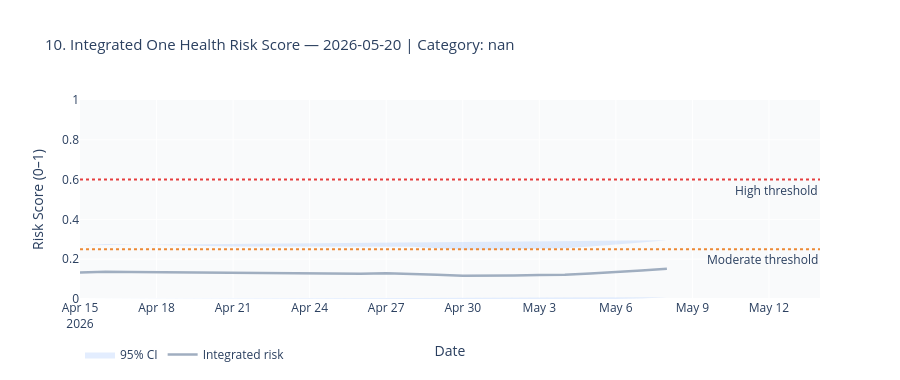

Here is the notebook cell this chart was saved with:
### Code cell
"""Cell 8 — Panel 10: Integrated risk score with 95% CI (Plotly)."""
if not have_risk:
    print("DEBUG: risk data unavailable — skipping panel 10")
else:
    risk_dates = risk_s.index
    risk_color = RISK_COLORS.get(risk_label, "#a0aec0")

    fig3 = go.Figure()
    # Uncertainty band
    fig3.add_trace(go.Scatter(
        x=list(risk_dates) + list(risk_dates[::-1]),
        y=list(ci_high.values) + list(ci_low.values[::-1]),
        fill="toself",
        fillcolor="rgba(66,133,244,0.15)",
        line=dict(color="rgba(255,255,255,0)"),
        name="95% CI",
        hoverinfo="skip",
    ))
    # Central estimate
    fig3.add_trace(go.Scatter(
        x=risk_dates, y=risk_s.values,
        name="Integrated risk",
        line=dict(color=risk_color, width=2.5),
        hovertemplate="%{x|%b %d}: %{y:.3f}",
    ))
    fig3.add_hline(y=0.25, line_dash="dot", line_color="#ed8936",
                   annotation_text="Moderate threshold", annotation_position="bottom right")
    fig3.add_hline(y=0.60, line_dash="dot", line_color="#e53e3e",
                   annotation_text="High threshold", annotation_position="bottom right")

    fig3.update_layout(
        title_text=f"10. Integrated One Health Risk Score — {TODAY} | Category: {risk_label}",
        title_font_size=15,
        xaxis_title="Date",
        yaxis_title="Risk Score (0–1)",
        yaxis_range=[0, 1],
        height=380,
        legend=dict(orientation="h", y=-0.2),
        paper_bgcolor="white",
        plot_bgcolor="#f9fafb",
        font=dict(size=12),
    )
    fig3.show()
    current_val = float(risk_s.iloc[-1])
    ci_l_val = float(ci_low.iloc[-1])
    ci_h_val = float(ci_high.iloc[-1])
    print(f"\nPanel 10 alt text: Integrated risk score over 30 days. "
          f"Score={current_val:.3f} (95% CI {ci_l_val:.3f}–{ci_h_val:.3f}). "
          f"Category={risk_label}.")

### Figure 1 — Plotly figure (JSON) as saved in the notebook; plotly's stock layout.template omitted (floating-point values rounded to 4 significant figures)
{"data": [{"fill": "toself", "fillcolor": "rgba(66,133,244,0.15)", "hoverinfo": "skip", "line": {"color": "rgba(255,255,255,0)"}, "name": "95% CI", "type": "scatter", "x": ["2026-04-15T00:00:00", "2026-04-16T00:00:00", "2026-04-17T00:00:00", "2026-04-18T00:00:00", "2026-04-19T00:00:00", "2026-04-20T00:00:00", "2026-04-21T00:00:00", "2026-04-22T00:00:00", "2026-04-23T00:00:00", "2026-04-24T00:00:00", "2026-04-25T00:00:00", "2026-04-26T00:00:00", "2026-04-27T00:00:00", "2026-04-28T00:00:00", "2026-04-29T00:00:00", "2026-04-30T00:00:00", "2026-05-01T00:00:00", "2026-05-02T00:00:00", "2026-05-03T00:00:00", "2026-05-04T00:00:00", "2026-05-05T00:00:00", "2026-05-06T00:00:00", "2026-05-07T00:00:00", "2026-05-08T00:00:00", "2026-05-09T00:00:00", "2026-05-10T00:00:00", "2026-05-11T00:00:00", "2026-05-12T00:00:00", "2026-05-13T00:00:00", "2026-05-14T00:00:00", "2026-05-14T00:00:00", "2026-05-13T00:00:00", "2026-05-12T00:00:00", "2026-05-11T00:00:00", "2026-05-10T00:00:00", "2026-05-09T00:00:00", "2026-05-08T00:00:00", "2026-05-07T00:00:00", "2026-05-06T00:00:00", "2026-05-05T00:00:00", "2026-05-04T00:00:00", "2026-05-03T00:00:00", "2026-05-02T00:00:00", "2026-05-01T00:00:00", "2026-04-30T00:00:00", "2026-04-29T00:00:00", "2026-04-28T00:00:00", "2026-04-27T00:00:00", "2026-04-26T00:00:00", "2026-04-25T00:00:00", "2026-04-24T00:00:00", "2026-04-23T00:00:00", "2026-04-22T00:00:00", "2026-04-21T00:00:00", "2026-04-20T00:00:00", "2026-04-19T00:00:00", "2026-04-18T00:00:00", "2026-04-17T00:00:00", "2026-04-16T00:00:00", "2026-04-15T00:00:00"], "y": [0.2704, 0.2759, 0.2734, 0.2723, 0.2692, 0.2664, 0.2642, 0.2642, 0.2642, 0.2624, 0.2624, 0.2625, 0.2658, 0.263, 0.2551, 0.2477, 0.2477, 0.2496, 0.254, 0.2555, 0.2639, 0.2725, 0.2837, 0.2947, null, null, null, null, null, null, null, null, null, null, null, null, 0.009259, 0.002709, 0.0, 0.0, 0.0, 0.0, 0.0, 0.0, 0.0, 0.0, 0.0, 0.0, 0.0, 0.0, 0.0, 0.0, 0.0, 0.0, 0.0, 0.0, 0.0, 0.0, 0.0, 0.0]}, {"hovertemplate": "%{x|%b %d}: %{y:.3f}", "line": {"color": "#a0aec0", "width": 2.5}, "name": "Integrated risk", "type": "scatter", "x": ["2026-04-15T00:00:00.000000", "2026-04-16T00:00:00.000000", "2026-04-17T00:00:00.000000", "2026-04-18T00:00:00.000000", "2026-04-19T00:00:00.000000", "2026-04-20T00:00:00.000000", "2026-04-21T00:00:00.000000", "2026-04-22T00:00:00.000000", "2026-04-23T00:00:00.000000", "2026-04-24T00:00:00.000000", "2026-04-25T00:00:00.000000", "2026-04-26T00:00:00.000000", "2026-04-27T00:00:00.000000", "2026-04-28T00:00:00.000000", "2026-04-29T00:00:00.000000", "2026-04-30T00:00:00.000000", "2026-05-01T00:00:00.000000", "2026-05-02T00:00:00.000000", "2026-05-03T00:00:00.000000", "2026-05-04T00:00:00.000000", "2026-05-05T00:00:00.000000", "2026-05-06T00:00:00.000000", "2026-05-07T00:00:00.000000", "2026-05-08T00:00:00.000000", "2026-05-09T00:00:00.000000", "2026-05-10T00:00:00.000000", "2026-05-11T00:00:00.000000", "2026-05-12T00:00:00.000000", "2026-05-13T00:00:00.000000", "2026-05-14T00:00:00.000000"], "y": [0.133, 0.1371, 0.1352, 0.1344, 0.132, 0.1299, 0.1283, 0.1283, 0.1283, 0.127, 0.127, 0.127, 0.1295, 0.1274, 0.1216, 0.1162, 0.1162, 0.1176, 0.1208, 0.1219, 0.1281, 0.1346, 0.1432, 0.152, NaN, NaN, NaN, NaN, NaN, NaN]}], "layout": {"annotations": [{"showarrow": false, "text": "Moderate threshold", "x": 1, "xanchor": "right", "xref": "x domain", "y": 0.25, "yanchor": "top", "yref": "y"}, {"showarrow": false, "text": "High threshold", "x": 1, "xanchor": "right", "xref": "x domain", "y": 0.6, "yanchor": "top", "yref": "y"}], "font": {"size": 12}, "height": 380, "legend": {"orientation": "h", "y": -0.2}, "paper_bgcolor": "white", "plot_bgcolor": "#f9fafb", "shapes": [{"line": {"color": "#ed8936", "dash": "dot"}, "type": "line", "x0": 0, "x1": 1, "xref": "x domain", "y0": 0.25, "y1": 0.25, "yref": "y"}, {"line": {"color": "#e53e3e", "dash": "dot"}, "type": "line", "x0": 0, "x1": 1, "xref": "x domain", "y0": 0.6, "y1": 0.6, "yref": "y"}], "title": {"font": {"size": 15}, "text": "10. Integrated One Health Risk Score — 2026-05-20 | Category: nan"}, "xaxis": {"title": {"text": "Date"}}, "yaxis": {"range": [0, 1], "title": {"text": "Risk Score (0–1)"}}}}
